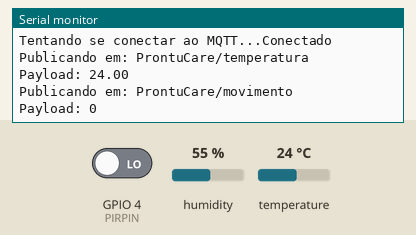
Simulated run of this sketch. Board: ESP32. Parts: the last lines printed to the serial monitor. The inputs (shaded band) are chosen by the test bench; at power-on: GPIO 4 (PIRPIN) LOW, temperature 24 °C, humidity 55 %. WiFi joins after 1.5 s; servers stay silent unless stated; no MQTT or app messages arrive unless stated.

Above: at 4.7 s.
4.8 s: GPIO 4 (PIRPIN) driven HIGH
At 10.0 s:
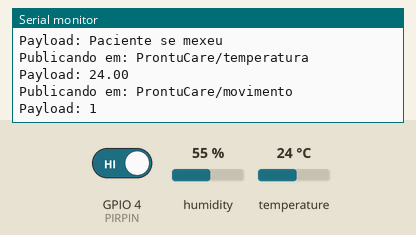
15.2 s: temperature set to 12 °C
At 20.3 s:
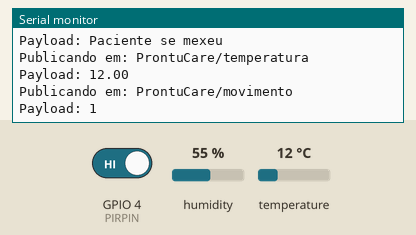
20.9 s: temperature set to 19 °C
At 24.9 s:
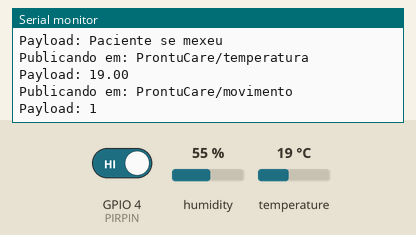
26.6 s: GPIO 4 (PIRPIN) driven LOW
At 30.6 s:
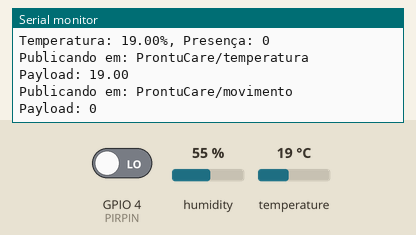
Timing chart, 0 to 32.1 s (numbered marks = the images above; inputs shaded):
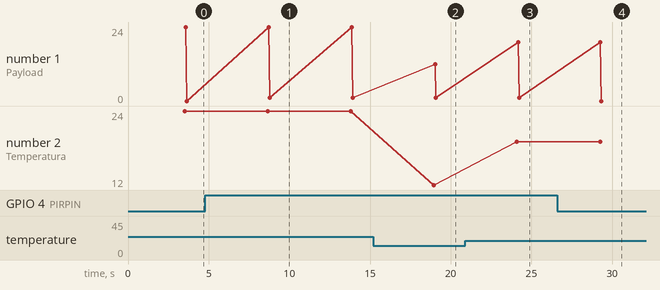

The sketch:

sketch.ino
```cpp
#include <DHT.h>
#include <PubSubClient.h>
#include <WiFi.h>

#define DHTPIN 2   // Pino de conexão do sensor de temperatura e umidade (DHT22)
#define PIRPIN 4   // Pino de conexão do sensor de presença (PIR)

// Use DHT22 no lugar de DHT11
DHT dht(DHTPIN, DHT22);

const char *ssid = "Wokwi-GUEST";
const char *password = "";
const char *mqtt_server = "broker.hivemq.com";
const int mqtt_port = 1883;
const char *mqtt_user = "";
const char *mqtt_password = "";

WiFiClient espClient;
PubSubClient client(espClient);

void setup() {
  Serial.begin(9600);
  pinMode(PIRPIN, INPUT);

  setup_wifi();
  client.setServer(mqtt_server, mqtt_port);

  Serial.println("ProntuCare: Tecnologia e Saúde");
  delay(2000);
}

void loop() {
  float temperature = dht.readTemperature();
  int presence = digitalRead(PIRPIN);

  // Envie os dados para o monitor serial
  Serial.print("Temperatura: ");
  Serial.print(temperature);
  Serial.print("%, Presença: ");
  Serial.println(presence);

  // Lógica de detecção de padrões e ativação de alertas
  if (presence == HIGH) {
    // Adicione lógica para verificar alta movimentação (fictício, ajuste conforme necessário)
    if (movimento()) {
      publishData("ProntuCare/movimento", "Paciente se mexeu");
    }
  }

  publishData("ProntuCare/temperatura", String(temperature));
  publishData("ProntuCare/movimento", String(presence));

  delay(5000);  // Aguarde 5 segundos antes de ler os sensores novamente
}

// Função fictícia para verificar alta movimentação
bool movimento() {
  return true;  // Neste exemplo, sempre retorna true (simulando alta movimentação)
}

void setup_wifi() {
  delay(10);
  Serial.println();
  Serial.print("Conectando a ");
  Serial.println(ssid);

  WiFi.begin(ssid, password);

  while (WiFi.status() != WL_CONNECTED) {
    delay(500);
    Serial.print(".");
  }

  Serial.println("");
  Serial.println("Conectado à rede WiFi");
}

void publishData(const char *topic, String payload) {
  if (!client.connected()) {
    reconnect();
  }

  String fullTopic = "" + String(topic);
  Serial.print("Publicando em: ");
  Serial.println(fullTopic.c_str());
  Serial.print("Payload: ");
  Serial.println(payload.c_str());

  client.publish(fullTopic.c_str(), payload.c_str());
}

void reconnect() {
  while (!client.connected()) {
    Serial.print("Tentando se conectar ao MQTT...");
    if (client.connect("ESP32Client", mqtt_user, mqtt_password)) {
      Serial.println("Conectado");
    } else {
      Serial.print("Falha, rc=");
      Serial.print(client.state());
      Serial.println(" Tentando novamente em 5 segundos");
      delay(5000);
    }
  }
}
```

Measured:
- after the input at 4.8 s, the serial monitor: prints a new line after 3.8 s (image 1)
- after the input at 15.2 s, the serial monitor: prints a new line after 3.7 s (image 2)
- after the input at 20.9 s, the serial monitor: prints a new line after 3.2 s (image 3)
- after the input at 26.6 s, the serial monitor: prints a new line after 2.7 s (image 4)
- plotted number 1: 0 → 1 after the input at 4.8 s, 1 → 0 after the input at 26.6 s
- plotted number 2: 24 → 12 after the input at 15.2 s, 12 → 19 after the input at 20.9 s
